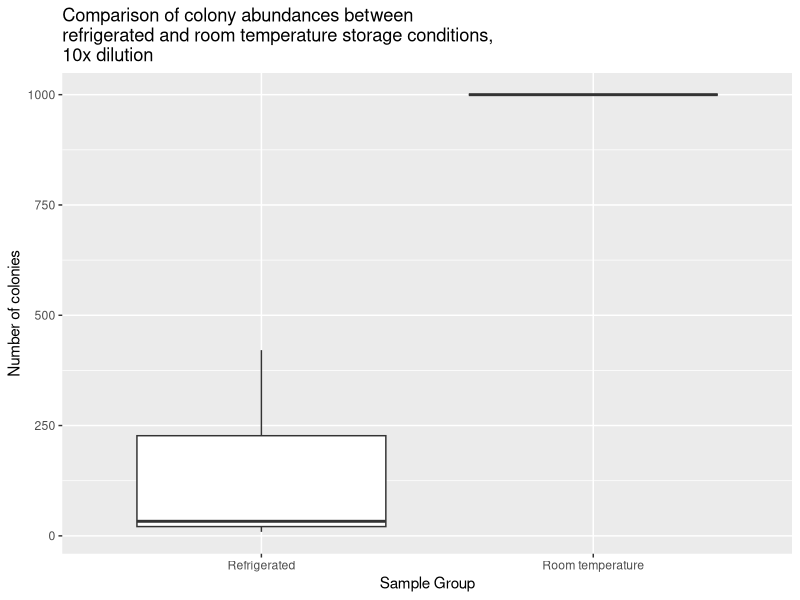
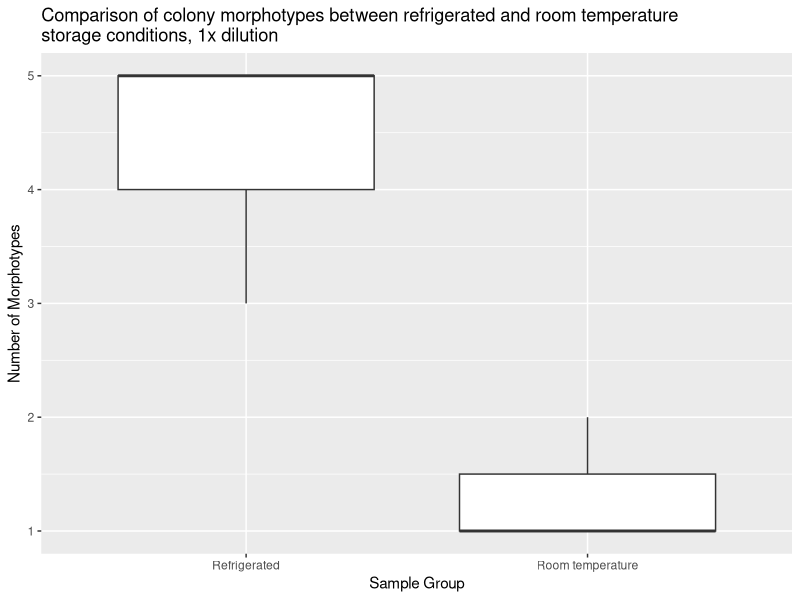

Generate these figures, in order, with R:
## ---- chunk 1
knitr::opts_chunk$set(echo = FALSE, message = FALSE, warning = FALSE)
## ---- chunk 2
library("ggplot2")
library("dplyr")
library("tidyr")
library("readr")
library("broom")
library("knitr")
## ---- chunk 3
# read in the culture data from csv
culture_data <- read_csv(
  "data/raw_data/Raw_culture_count_data/Culturing_data.csv")
## ---- chunk 4
# filter out only my 100x dilutions and make a boxplot
culture_data %>%
  filter(student_name == "Kris Choi") %>%
  filter(dilution_1_10_or_100 == "1") %>%
  ggplot(aes(x = sample_group,
             y = number_of_colonies)) +
  geom_boxplot() +
  ggtitle(paste
          ("Comparison of colony abundances between
refrigerated and room temperature storage conditions,
10x dilution")) +
  xlab("Sample Group") +
  ylab("Number of colonies")
## ---- chunk 5
# run a statistical test to compare the two groups of abundances
culture_data %>%
  filter(student_name == "Kris Choi") %>%
  filter(dilution_1_10_or_100 == "1") %>%
  wilcox.test(data = .,
              number_of_colonies ~ sample_group) %>%
  broom::glance(x = .) %>%
  knitr::kable()
## ---- chunk 6
# filter out only my 100x dilutions and make a boxplot
culture_data %>%
  filter(student_name == "Kris Choi") %>%
  filter(dilution_1_10_or_100 == "1") %>%
  ggplot(aes(x = sample_group,
             y = as.numeric(number_of_morphotypes))) +
  geom_boxplot() +
  ggtitle(paste("Comparison of colony morphotypes between refrigerated and",
  "room temperature
storage conditions, 1x dilution")) +
  xlab("Sample Group") +
  ylab("Number of Morphotypes")
## ---- chunk 7
# run a statistical test to compare the two groups of morphotypes
culture_data %>%
  filter(student_name == "Kris Choi") %>%
  filter(dilution_1_10_or_100 == "1") %>%
  wilcox.test(data = .,
              as.numeric(number_of_morphotypes) ~ sample_group) %>%
  broom::glance(x = .) %>%
  knitr::kable()
